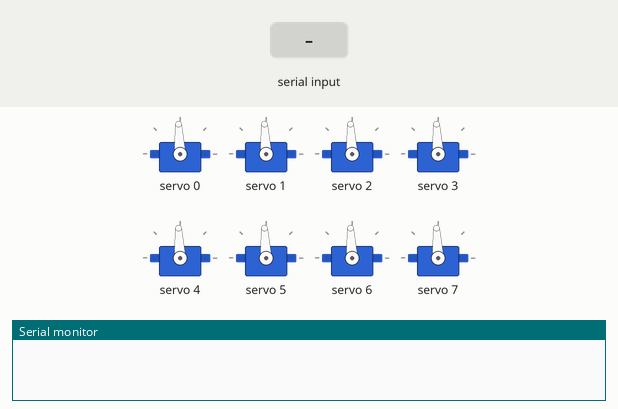
Recording of a sketch running on a simulated Arduino Uno, built with avr-gcc and run on an emulated ATmega328P. Shown: 8 × servo, the last lines printed to the serial monitor. Inputs (shaded band) come from the test bench.

Above: at 1.2 s.
1.3 s: "90,45\n" received over Serial
At 2.4 s:
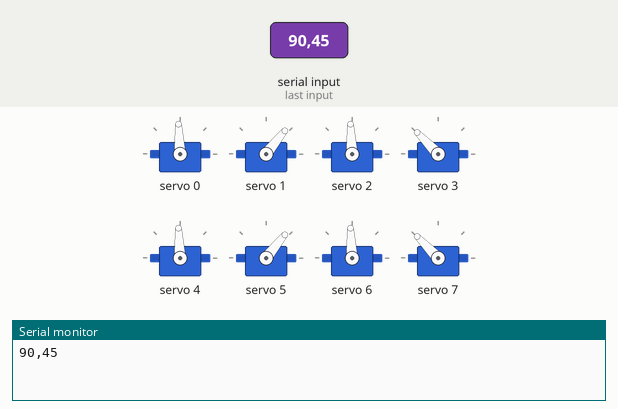
2.8 s: "30,150\n" received over Serial
At 3.6 s:
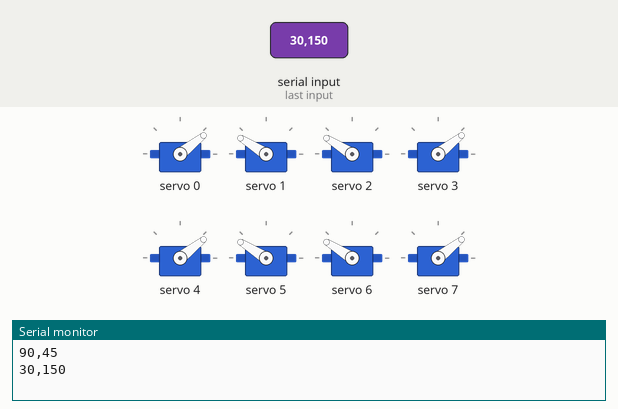
4.3 s: "5\n" received over Serial
At 4.8 s:
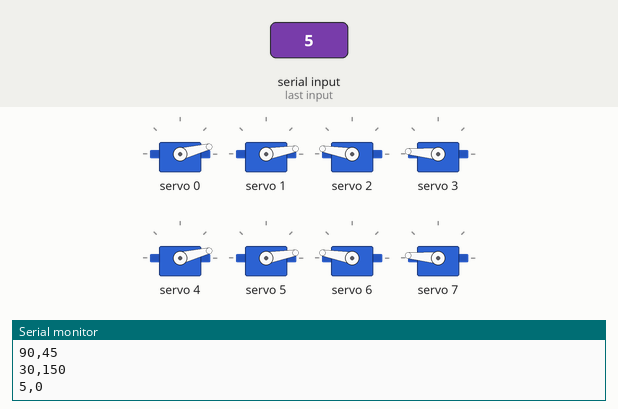
5.8 s: "90\n" received over Serial
At 7.0 s:
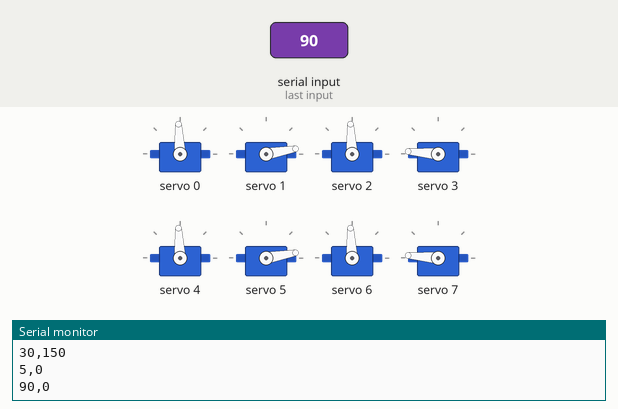
7.3 s: "200\n" received over Serial
At 8.2 s:
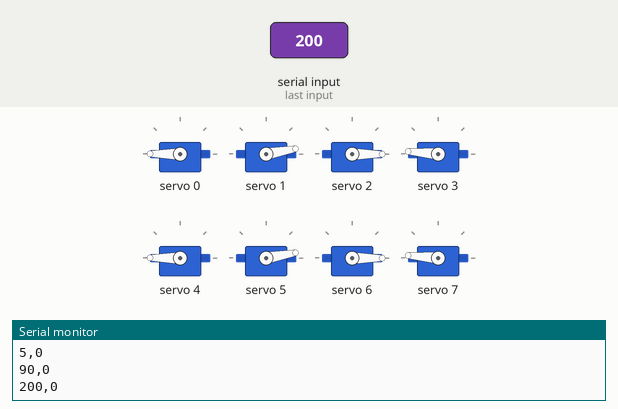
8.8 s: "1,90\n" received over Serial
At 9.7 s:
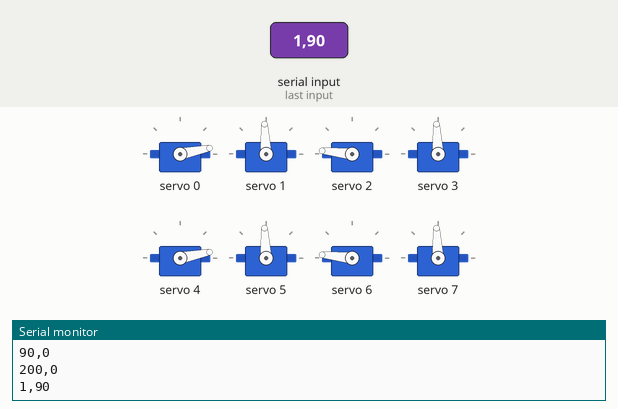
Timing chart, 0 to 11.3 s (numbered marks = the images above; inputs shaded):
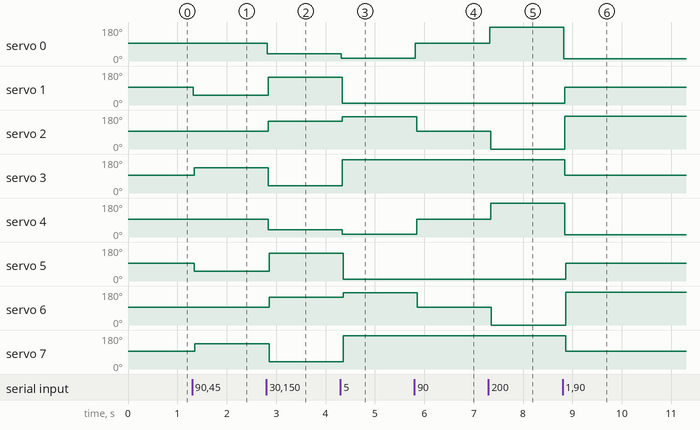

The sketch:

bot_leg_invkin_test.ino
```cpp
#include <Wire.h>
#include <Adafruit_PWMServoDriver.h>

// called this way, it uses the default address 0x40
Adafruit_PWMServoDriver pwm = Adafruit_PWMServoDriver();

#define MIN_PULSE_WIDTH       650
#define MAX_PULSE_WIDTH       2350
#define DEFAULT_PULSE_WIDTH   1500
#define FREQUENCY             50
// our servo # counter
uint8_t servonum = 0;
int a = 120;
int b = 60;
int de = 250;

String pos = "";         // a string to hold incoming data
boolean stringComplete = false;  // whether the string is complete
int th1=90,th4=90;


void setup() {
  // initialize serial:
  Serial.begin(115200);
  // reserve 200 bytes for the pos:
  pos.reserve(200);
  pwm.begin();
  pwm.setPWMFreq(FREQUENCY);
}

void loop() {
  // print the string when a newline arrives:
  if (stringComplete) {
    //Serial.print(pos);
    th1 = getValue(pos,',',0).toInt();
    th4 = getValue(pos,',',1).toInt();
    // clear the string:
    pos = "";
    stringComplete = false;
    Serial.print(th1); Serial.print(',');Serial.println(th4);
  }
  pwm.setPWM(0, 0, pulseWidth(th1));
  delay(5);
  pwm.setPWM(1, 0, pulseWidth(th4));
  delay(5);
  pwm.setPWM(2, 0, pulseWidth(180-th1));
  delay(5);
  pwm.setPWM(3, 0, pulseWidth(180-th4));
  delay(5);
  pwm.setPWM(4, 0, pulseWidth(th1));
  delay(5);
  pwm.setPWM(5, 0, pulseWidth(th4));
  delay(5);
  pwm.setPWM(6, 0, pulseWidth(180-th1));
  delay(5);
  pwm.setPWM(7, 0, pulseWidth(180-th4));
  delay(5);
}

/*
  SerialEvent occurs whenever a new data comes in the
 hardware serial RX.  This routine is run between each
 time loop() runs, so using delay inside loop can delay
 response.  Multiple bytes of data may be available.
 */
void serialEvent() {
  while (Serial.available()) {
    // get the new byte:
    char inChar = (char)Serial.read();
    // add it to the pos:
    pos += inChar;
    // if the incoming character is a newline, set a flag
    // so the main loop can do something about it:
    if (inChar == '\n') {
      stringComplete = true;
    }
  }
}

String getValue(String data, char separator, int index)
{
    int found = 0;
    int strIndex[] = { 0, -1 };
    int maxIndex = data.length() - 1;

    for (int i = 0; i <= maxIndex && found <= index; i++) {
        if (data.charAt(i) == separator || i == maxIndex) {
            found++;
            strIndex[0] = strIndex[1] + 1;
            strIndex[1] = (i == maxIndex) ? i+1 : i;
        }
    }
    return found > index ? data.substring(strIndex[0], strIndex[1]) : "";
}

int pulseWidth(int angle)
{
  int pulse_wide, analog_value;
  pulse_wide   = map(angle, 0, 180, MIN_PULSE_WIDTH, MAX_PULSE_WIDTH);
  analog_value = int(float(pulse_wide) / 1000000 * FREQUENCY * 4096);
  //Serial.println(analog_value);
  return analog_value;
}
```

Measured:
- after the input at 1.3 s, servo 1: 93° → 51° at once; servo 3: 93° → 134° after 0.05 s; servo 5: 93° → 51° after 0.05 s; servo 7: 93° → 134° after 0.06 s
- after the input at 2.8 s, servo 0, servo 4: 93° → 38° at once; servo 1: 51° → 148° at once; servo 2: 93° → 148° at once; servo 3: 134° → 38° at once; servo 5: 51° → 148° after 0.06 s
- after the input at 4.3 s, servo 0, servo 4: 38° → 14° at once; servo 1: 148° → 10° at once; servo 2: 148° → 170° at once; servo 3: 38° → 175° at once; servo 5: 148° → 10° after 0.06 s
- after the input at 5.8 s, servo 0: 14° → 93° at once; servo 2: 170° → 93° after 0.05 s; servo 4: 14° → 93° after 0.05 s; servo 6: 170° → 93° after 0.06 s
- after the input at 7.3 s, servo 0: 93° → 180° at once; servo 2: 93° → 0° after 0.05 s; servo 4: 93° → 180° after 0.05 s; servo 6: 93° → 0° after 0.06 s
- after the input at 8.8 s, servo 0: 180° → 11° at once; servo 1: 10° → 93° after 0.05 s; servo 2: 0° → 174° after 0.05 s; servo 3: 175° → 93° after 0.05 s; servo 4: 180° → 11° after 0.05 s
